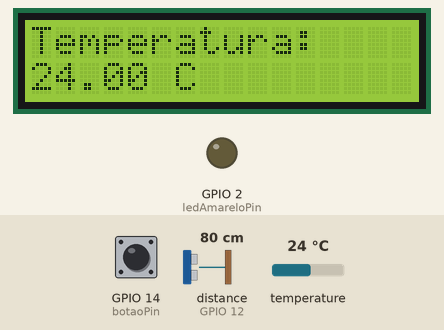
Simulated run of this sketch. Board: ESP32. Parts: 16×2 character LCD, output pins drawn as LEDs (lit = HIGH). Wiring (inferred from the names in the program): ultrasonic range finder: trigger GPIO 13; echo GPIO 12. Inputs (shaded band) come from the test bench; at power-on: GPIO 14 (botaoPin) HIGH, distance to the obstacle (sensor on GPIO 12) 80 cm, temperature 24 °C. The echo pulse lasts 58.3 µs per cm; pins used as bus, display or sensor lines are not drawn; what the sketch prints to the serial monitor is not drawn.

Above: at 2.2 s.
2.3 s: GPIO 14 (botaoPin) pulled LOW for 3.2 s
At 6.2 s:
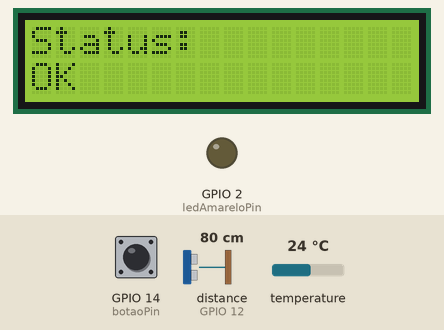
7.0 s: GPIO 14 (botaoPin) pulled LOW for 0.15 s
At 7.9 s:
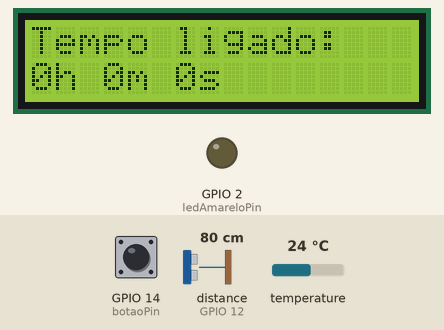
10.1 s: GPIO 14 (botaoPin) pulled LOW for 1 s
At 10.7 s:
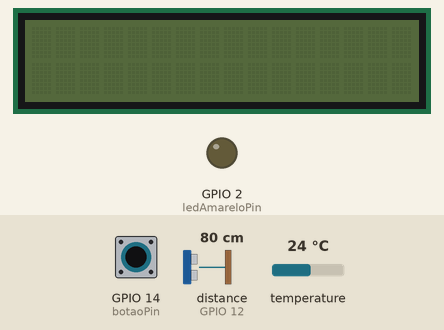
Timing chart, 0 to 13.1 s (numbered marks = the images above; inputs shaded):
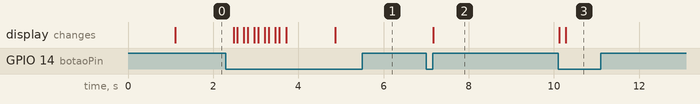

Measured:
- after the input at 2.3 s, the display: first changes after 0.18 s (image 1 shows a later state)
- after the input at 7.0 s, the display: changes after 0.16 s (image 2)
- after the input at 10.1 s, the display: first differs from a run without the input after 0.17 s (image 3)

The sketch:

codigo_prensa_v2.ino
```cpp
// Inclui as bibliotecas necessárias para o funcionamento do projeto
#include <Wire.h>                     // Biblioteca para comunicação I2C
#include <LiquidCrystal_I2C.h>        // Biblioteca para controle de display LCD via I2C
#include <Adafruit_Sensor.h>          // Biblioteca base para sensores Adafruit
#include <Adafruit_BME280.h>          // Biblioteca para o sensor de temperatura, pressão e umidade BME280

// Variáveis para controle de ciclos baseados em tempo
unsigned long ultimoCiclo = 0;          // Armazena o tempo do último ciclo de 10 segundos
const unsigned long intervaloCiclo = 10000; // Intervalo de tempo para cada ciclo (10.000 ms = 10 segundos)

// Configuração do display LCD I2C
LiquidCrystal_I2C lcd(0x27, 16, 2);     // Cria um objeto para o display LCD com endereço I2C 0x27 e dimensões 16x2

// Configuração do sensor BME280
Adafruit_BME280 bme;                    // Cria um objeto para o sensor BME280
#define BME280_ADDRESS 0x76              // Define o endereço I2C padrão do BME280

// Configuração do sensor de distância HC-SR04
const int trigPin = 13;                  // Define o pino Trigger do HC-SR04 conectado ao GPIO 13 no ESP32
const int echoPin = 12;                  // Define o pino Echo do HC-SR04 conectado ao GPIO 12 no ESP32

// Configuração dos LEDs de alerta
const int ledAmareloPin = 2;             // Define o pino do LED amarelo conectado ao GPIO 2 no ESP32

// Configuração do botão
const int botaoPin = 14;                 // Define o pino do botão conectado ao GPIO 14 no ESP32
bool lcdLigado = true;                   // Variável para controlar o estado do LCD (ligado/desligado)

// Variáveis de controle
int displayState = 0;                     // Índice para rastrear a tela ativa no LCD (0 a 4)
unsigned long lastButtonPressTime = 0;    // Armazena o tempo do último clique no botão para debounce
const unsigned long debounceTime = 1000;  // Tempo de debounce em milissegundos para evitar múltiplas detecções de um único clique
const int limiteCiclos = 5;                // Número de ciclos para acender o LED amarelo de manutenção

// Parâmetro de deslocamento para definir um ciclo
const float deslocamentoCiclo = 150.0;      // Deslocamento em centímetros para completar um ciclo
float deslocamentoAcumulado = 0;            // Acumulador de deslocamento acumulado
float ultimaDistancia = 0;                  // Armazena a última distância medida pelo sensor
int ciclos = 0;                             // Contador de ciclos completos

// Variáveis para estado de "ligado/desligado"
bool estadoPrensa = true;                   // true = ligado, false = desligado
unsigned long tempoUltimoMovimento = 0;     // Armazena o tempo do último movimento detectado
unsigned long tempoInatividade = 10000;     // Tempo de inatividade para considerar a prensa desligada (10 segundos para testes)
unsigned long tempoLigado = 0;              // Tempo total que a prensa está ligada (em segundos)
unsigned long inicioUltimoLigado = 0;       // Armazena o início do último período de "ligado"

// Controle da frequência de mensagens no monitor serial
int contadorMensagensLed = 0;                // Contador para limitar a frequência das mensagens do LED amarelo

// Função para verificar o estado cíclico com base no tempo
void verificarEstadoCiclico() {
  unsigned long tempoAtual = millis();       // Obtém o tempo atual em milissegundos desde o início do programa

  // Verifica se o intervalo de 10 segundos foi atingido
  if (tempoAtual - ultimoCiclo >= intervaloCiclo) {
    ultimoCiclo = tempoAtual;                // Atualiza o tempo do último ciclo

    if (estadoPrensa) {                      // Se a prensa estiver ligada
      tempoLigado += intervaloCiclo / 1000;  // Adiciona 10 segundos ao tempo total ligado
      Serial.print("Prensa ativa. Tempo total ligado: ");
      Serial.print(tempoLigado);
      Serial.println(" segundos.");
    } else {
      Serial.println("Prensa inativa. Nenhuma atualização no tempo ligado.");
    }
  }
}

// Função de configuração inicial
void setup() {
  // Configuração dos pinos do HC-SR04
  pinMode(trigPin, OUTPUT);                // Configura o pino Trigger como saída
  pinMode(echoPin, INPUT);                 // Configura o pino Echo como entrada

  // Configuração do LED amarelo
  pinMode(ledAmareloPin, OUTPUT);          // Configura o pino do LED amarelo como saída

  // Configuração do botão
  pinMode(botaoPin, INPUT_PULLUP);         // Configura o pino do botão como entrada com resistor pull-up interno

  // Inicializa a comunicação I2C nos pinos GPIO 21 (SDA) e GPIO 22 (SCL)
  Wire.begin(21, 22);

  // Inicializa o display LCD
  lcd.begin(16, 2);                         // Inicializa o display LCD com 16 colunas e 2 linhas
  lcd.clear();                              // Limpa o display LCD
  lcd.backlight();                          // Liga a luz de fundo do LCD

  // Exibe mensagem de inicialização no LCD
  lcd.print("Sistema Iniciado");
  delay(1000);                               // Aguarda 1 segundo para que a mensagem seja visível
  lcd.clear();                               // Limpa o display LCD após a mensagem

  // Inicialização do sensor BME280
  if (!bme.begin(BME280_ADDRESS)) {          // Tenta iniciar o sensor BME280 no endereço especificado
    Serial.println("Erro ao iniciar o sensor BME280!"); // Exibe mensagem de erro no Serial Monitor se a inicialização falhar
    while (1);                                // Entra em loop infinito para parar a execução em caso de falha
  }

  Serial.begin(115200);                      // Inicializa a comunicação serial a 115200 bps
}

// Função para verificar se a manutenção é necessária com base no número de ciclos
void verificarManutencao() {
  if (ciclos >= limiteCiclos) {               // Verifica se o número de ciclos atingiu o limite
    digitalWrite(ledAmareloPin, HIGH);        // Acende o LED amarelo
    if (contadorMensagensLed % 10 == 0) {     // Condição para limitar a frequência das mensagens
      Serial.println("LED amarelo ligado. Manutenção necessária."); // Exibe mensagem de manutenção necessária
    }
  } else {
    digitalWrite(ledAmareloPin, LOW);         // Apaga o LED amarelo
    if (contadorMensagensLed % 10 == 0) {     // Condição para limitar a frequência das mensagens
      Serial.println("LED amarelo desligado."); // Exibe mensagem indicando que a manutenção não é necessária
    }
  }
  contadorMensagensLed++;                      // Incrementa o contador de mensagens para controle de frequência
}

// Função principal que roda continuamente
void loop() {
  unsigned long currentTime = millis();       // Obtém o tempo atual em milissegundos desde o início do programa

  // Verificar o botão para alternar entre as telas
  if (digitalRead(botaoPin) == LOW) {        // Verifica se o botão foi pressionado (estado LOW)
    if (currentTime - lastButtonPressTime >= debounceTime) { // Verifica se o tempo de debounce foi respeitado
      lastButtonPressTime = currentTime;      // Atualiza o tempo do último clique

      if (lcdLigado) {                        // Se o LCD estiver ligado
        displayState = (displayState + 1) % 5; // Avança para a próxima tela (0 a 4)

        if (displayState == 0) {               // Após a última tela, desliga o LCD
          lcdLigado = false;                   // Atualiza o estado do LCD para desligado
          lcd.noBacklight();                    // Apaga a luz de fundo do LCD
          lcd.clear();                          // Limpa o display LCD
        }
      } else {
        lcdLigado = true;                      // Liga o LCD
        displayState = 0;                      // Reinicia o índice da tela para 0
        lcd.backlight();                       // Liga a luz de fundo do LCD
      }
    }
  }

  if (lcdLigado) {                            // Se o LCD estiver ligado
    lcd.clear();                              // Limpa o display LCD
    if (displayState == 0) {                   // Tela 0: Exibe a temperatura
      float temperature = readTemperature();    // Lê a temperatura do sensor BME280
      lcd.print("Temperatura:");               // Exibe o texto "Temperatura:" no LCD
      lcd.setCursor(0, 1);                     // Move o cursor para a primeira coluna da segunda linha
      lcd.print(temperature);                  // Exibe o valor da temperatura
      lcd.print(" C");                         // Exibe a unidade de temperatura
    } else if (displayState == 1) {           // Tela 1: Exibe a distância medida
      float distance = readSmoothDistance();    // Lê a distância do sensor HC-SR04 com suavização
      lcd.print("Distancia:");                  // Exibe o texto "Distancia:" no LCD
      lcd.setCursor(0, 1);                      // Move o cursor para a primeira coluna da segunda linha
      lcd.print(distance);                      // Exibe o valor da distância
      lcd.print(" cm");                         // Exibe a unidade de distância
    } else if (displayState == 2) {           // Tela 2: Exibe o número de ciclos completos
      lcd.print("Ciclos:");                     // Exibe o texto "Ciclos:" no LCD
      lcd.setCursor(0, 1);                      // Move o cursor para a primeira coluna da segunda linha
      lcd.print(ciclos);                        // Exibe o número de ciclos completos
    } else if (displayState == 3) {           // Tela 3: Exibe o status da prensa
      lcd.print("Status:");                     // Exibe o texto "Status:" no LCD
      lcd.setCursor(0, 1);                      // Move o cursor para a primeira coluna da segunda linha
      if (ciclos < limiteCiclos) {             // Se o número de ciclos estiver abaixo do limite
        lcd.print("OK");                         // Exibe "OK" indicando que está tudo bem
      } else {
        lcd.print("Manutencao");                 // Exibe "Manutencao" indicando que é necessário manutenção
      }
    } else if (displayState == 4) {           // Tela 4: Exibe o tempo total ligado
      unsigned long horas = tempoLigado / 3600;     // Calcula o número de horas
      unsigned long minutos = (tempoLigado % 3600) / 60; // Calcula o número de minutos
      unsigned long segundos = tempoLigado % 60;      // Calcula o número de segundos

      lcd.print("Tempo ligado:");                        // Exibe o texto "Tempo ligado:" no LCD
      lcd.setCursor(0, 1);                               // Move o cursor para a primeira coluna da segunda linha
      lcd.print(horas);                                   // Exibe o número de horas
      lcd.print("h ");
      lcd.print(minutos);                                 // Exibe o número de minutos
      lcd.print("m ");
      lcd.print(segundos);                                // Exibe o número de segundos
      lcd.print("s");
    }
  }

  // Chama as funções para verificar ciclos, estado da prensa e manutenção
  verificarCicloPorDeslocamento();             // Verifica ciclos com base no deslocamento acumulado
  verificarEstadoPrensa();                     // Verifica o estado da prensa (ligado/desligado) com base no movimento
  verificarManutencao();                       // Verifica se a manutenção é necessária com base no número de ciclos
  verificarEstadoCiclico();                    // Atualiza o estado e o tempo ligado em ciclos de 10 segundos
}

// Função para verificar ciclos com base no deslocamento acumulado
void verificarCicloPorDeslocamento() {
  float distanciaAtual = readSmoothDistance();   // Lê a distância atual do sensor HC-SR04 com suavização
  float deslocamentoAtual = abs(distanciaAtual - ultimaDistancia); // Calcula o deslocamento absoluto entre a última e a atual distância
  deslocamentoAcumulado += deslocamentoAtual;    // Adiciona o deslocamento atual ao deslocamento acumulado

  // Verifica se o deslocamento acumulado completou um ciclo
  if (deslocamentoAcumulado >= deslocamentoCiclo) {
    ciclos++;                                     // Incrementa o contador de ciclos completos
    deslocamentoAcumulado = 0;                    // Reseta o deslocamento acumulado para iniciar a contagem do próximo ciclo
    Serial.print("Ciclo completado. Total ciclos: ");
    Serial.println(ciclos);                       // Exibe o total de ciclos completados no Serial Monitor
  }

  ultimaDistancia = distanciaAtual;               // Atualiza a última distância medida para a próxima comparação
}

// Função para verificar o estado da prensa (ligado/desligado) com base no movimento
void verificarEstadoPrensa() {
  unsigned long tempoAtual = millis();           // Obtém o tempo atual em milissegundos desde o início do programa
  float distanciaAtual = readSmoothDistance();   // Lê a distância atual do sensor HC-SR04 com suavização
  float deslocamentoAtual = abs(distanciaAtual - ultimaDistancia); // Calcula o deslocamento absoluto entre a última e a atual distância

  if (deslocamentoAtual > 30.0) {                // Verifica se o deslocamento atual excede o mínimo para considerar como movimento (ligado)
    tempoUltimoMovimento = tempoAtual;            // Atualiza o tempo do último movimento detectado

    if (!estadoPrensa) {                          // Se a prensa estava desligada
      estadoPrensa = true;                        // Altera o estado para ligado
      inicioUltimoLigado = tempoAtual;             // Marca o início do período de atividade
      Serial.println("Prensa ligada!");            // Exibe mensagem no Serial Monitor
    }
  } else if (tempoAtual - tempoUltimoMovimento > tempoInatividade) { // Se não houve movimento por tempo suficiente
    if (estadoPrensa) {                           // Se a prensa estava ligada
      estadoPrensa = false;                       // Altera o estado para desligado
      tempoLigado += (tempoAtual - inicioUltimoLigado) / 1000; // Incrementa o tempo total de ligado (em segundos)
      Serial.println("Prensa desligada!");         // Exibe mensagem no Serial Monitor
    }
  }
}

// Função para ler a temperatura do sensor BME280
float readTemperature() {
  return bme.readTemperature();                   // Retorna a temperatura em graus Celsius
}

// Função para ler a distância com suavização (média de 5 leituras)
float readSmoothDistance() {
  float totalDistance = 0;                        // Inicializa o acumulador de distância
  for (int i = 0; i < 5; i++) {                   // Realiza 5 leituras de distância
    totalDistance += readDistance();               // Soma as leituras de distância
    delay(10);                                     // Pequeno atraso entre as leituras para estabilidade
  }
  return totalDistance / 5;                        // Retorna a média das 5 leituras
}

// Função para ler a distância do sensor HC-SR04
float readDistance() {
  digitalWrite(trigPin, LOW);                      // Garante que o pino Trigger esteja LOW antes de iniciar a medição
  delayMicroseconds(2);                            // Aguarda 2 microssegundos
  digitalWrite(trigPin, HIGH);                     // Gera um pulso HIGH no pino Trigger para iniciar a medição
  delayMicroseconds(10);                           // Mantém o pulso HIGH por 10 microssegundos, conforme especificação do HC-SR04
  digitalWrite(trigPin, LOW);                      // Finaliza o pulso no pino Trigger

  long duration = pulseIn(echoPin, HIGH);           // Mede o tempo do pulso no pino Echo (tempo que o som levou para ir e voltar)
  float distance = duration * 0.034 / 2;            // Calcula a distância em centímetros (velocidade do som = 0.034 cm/us) e divide por 2 para considerar a ida e volta
  return distance;                                  // Retorna a distância calculada
}
```
